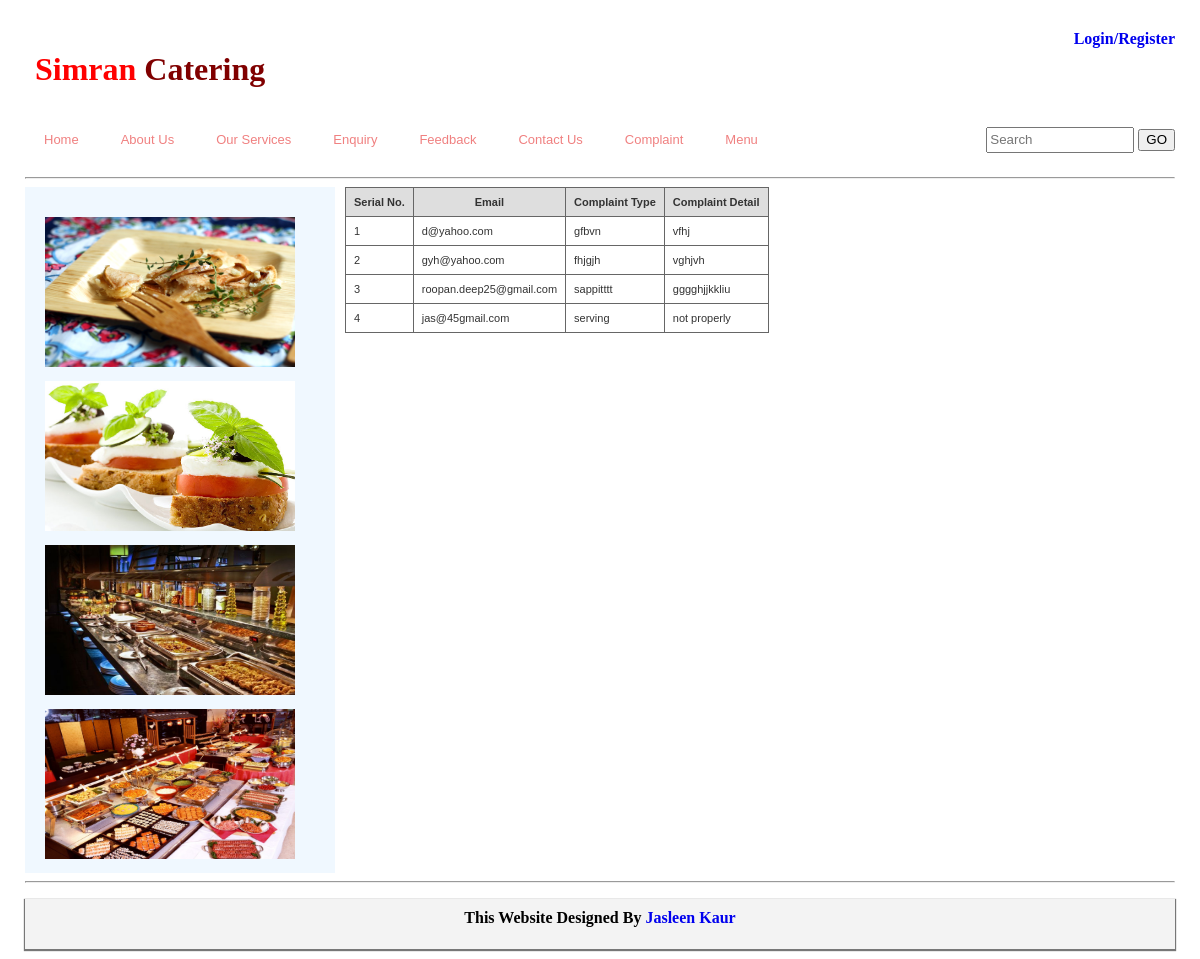
Screenshot of /Simran/complaint-ret.php with the database file from the repository.
### tables this page shows
CREATE TABLE IF NOT EXISTS `complaint` (
  `sno` varchar(14) NOT NULL,
  `email` varchar(30) NOT NULL,
  `cmt` varchar(40) NOT NULL,
  `cmd` varchar(50) NOT NULL
);

### Simran/complaint-ret.php (the view, shortened to what this page needs)
<!Doctype html>
<html>
	<head>
		<link rel="stylesheet" href="style.css"type="text/css" media="screen"/>
	</head>
	<body>
		<div id="wrapper">
			<div id="container">
				<div id="header">
					<div id="logo">
						<h1><a href="#">Simran<span> Catering</span></a></h1>
					</div>
					<div id="login-register">
						<li><a href="register.php">Login/Register</a></li>
					</div>
				</div>
				<div id="navbar">
					<div id="menu">
						<ul>
							<li> <a href="index.php">Home</a><li>
							<li> <a href="about.php">About us</a><li>
							<li> <a href="services.php">Our Services</a><li>
							<li> <a href="enquiry.php">Enquiry</a><li>
							<li> <a href="feedback.php">Feedback</a><li>
							<li> <a href="contact.php">Contact us</a><li>
							<li> <a href="complaint.php">Complaint</a><li>
								<li> <a href="menu.php">Menu</a><li>
						</ul>
					</div>
					<div id="search">
						<form method="get" action="">
							<input type="text" name="s" class="dynamic" id="search-text" size="15" placeholder="Search" />
							<input type="submit" class="go" id="search-submit" value="GO" />
						</form>
					</div>
				</div>
				<div style="clear:both"> </div><hr>
				<div>
					<div id="sidebar">
						<li><img src="images/g5.jpg" alt="image1"/></li>
						<li><img src="images/g6.jpg" alt="image1"/></li>
						<li><img src="images/g7.jpg" alt="image1"/></li>
						<li><img src="images/g8.jpg" alt="image1"/></li>
					</div>
					<div id="body">
						<table class="gridtable">
						<tbody>
						<tr>
						<th>Serial No.</th>
						<th>Email</th>
						<th>Complaint Type</th>
						<th>Complaint Detail</th>
						</tr>
						<?php
						$data=mysql_query("SELECT * FROM complaint");
						while($info=mysql_fetch_array($data))
						{
						?>
							<tr>
						<td><?php echo $info['sno']; ?></td>
						<td><?php echo $info['email']; ?></td>
						<td><?php echo $info['cmt']; ?></td>
						<td><?php echo $info['cmd']; ?></td>
						</tr>
						<?php
						}
						?>
						</tbody>
						</table>
					</div>
				</div>
				<hr>
				<div id="footer">
					<p>This Website Designed By <a href="#">Jasleen Kaur</a></p>
				</div>
			</div>
		</div>
	</body>
</html>

### Simran/style.css (style rules this page uses)
#wrapper { background-color:#0000; }
#container { width:1150px; margin:10px auto; }
#header { width:1150px; height:75px; background-color:#fff; border-radius:2px; }
#logo { width:900px; float:left; }
#logo h1 { padding-left:10px; padding-top:20px; }
#logo h1 a { text-decoration:none; color:#ff0000; }
#logo h1 a span { color:#800000; }
#login-register { width:150px; float:right; padding-top:20px; text-align:right; }
#login-register li { list-style:none; }
#login-register a { text-decoration:none; font-weight:bold; }
#sidebar { width: 290px; text-decoration: none; background:#f0f8ff; float:left; padding-top:20px; padding-left:20px; }
#sidebar li { margin:10px auto; list-style: none; }
#sidebar img { width:250px; height:150px; }
#body { width:740px; padding-left:10px; float:left; }
#search form { float:right; margin:10px auto; padding-top:7px; }
input.dynamic { width: 140px; height:20px; transition: width 0.5s ease-in-out; }
.go { height:22px; }
#navbar { width:1150px; }
#menu { float:left; margin:10px auto; float:left; width:900px; background-color:#fff; }
#menu ul { margin:0px; padding: 0px 0px 0px 0px; list-style: none; line-height: normal; }
#menu li { padding-top:3px; padding-bottom:3px; margin:2px; display: block; float: left; }
#menu a { display: block; float: left; margin-right: 2px; margin-left: 2px; padding: 7px 15px 7px 15px; text-decoration: none; text-transform: capitalize; font-family: Arial, Helvetica, sans-serif; font-size: 13px; color: #f08080; }
#footer { width:1150px; height:50px; background-color:#f3f3f3; box-shadow:0 1px 1px 1px #777; }
#footer p { text-align:center; padding-top:10px; font-weight:bold; }
#footer a { text-decoration:none; }

### Simran/complaint-ret.php (style rules this page uses)
table.gridtable th { border-width: 1px; padding: 8px; border-style: solid; border-color: #666666; background-color: #dedede; }
table.gridtable td { border-width: 1px; padding: 8px; border-style: solid; border-color: #666666; background-color: #ffffff; }

### rows the page displays
complaint: sno "1", email "d@yahoo.com", cmt "gfbvn", cmd "vfhj"
complaint: sno "2", email "gyh@yahoo.com", cmt "fhjgjh", cmd "vghjvh"
complaint: sno "3", email "roopan.deep25@gmail.com", cmt "sappitttt", cmd "gggghjjkkliu"
complaint: sno "4", email "jas@45gmail.com", cmt "serving", cmd "not properly"
